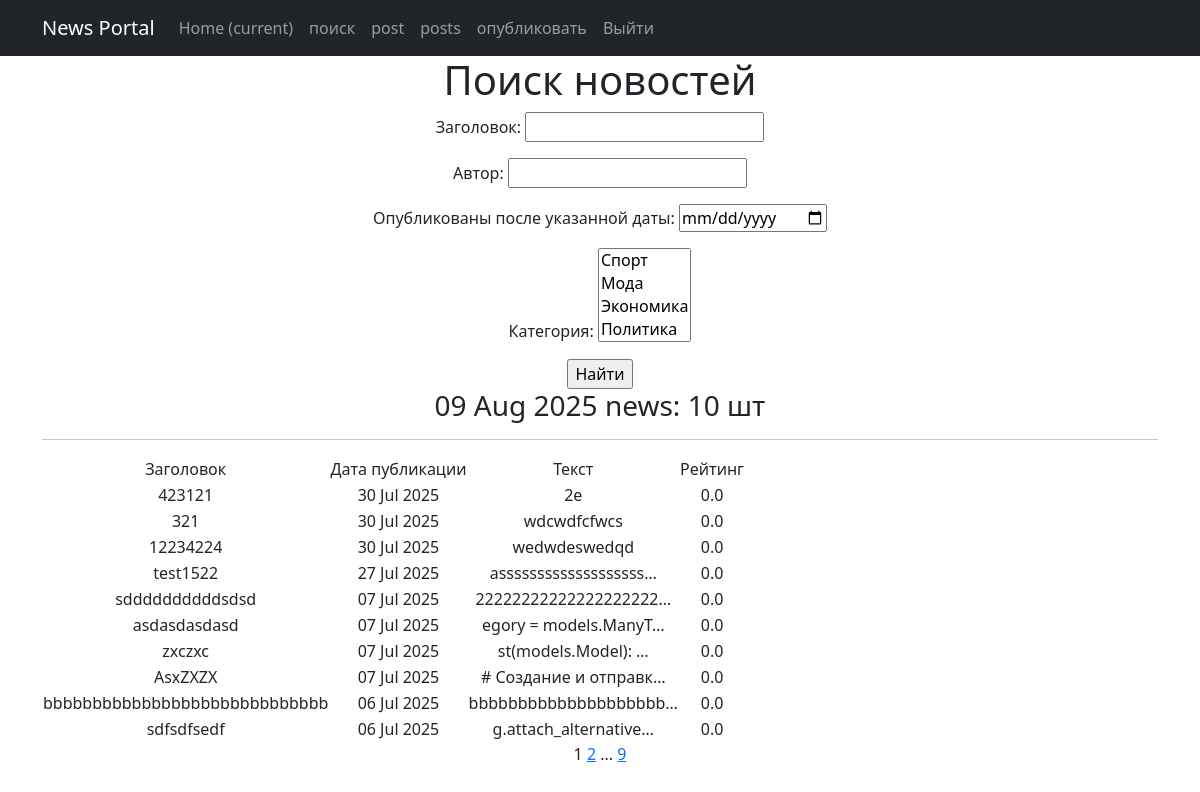
The page /news/search/ (signed in) on the database as committed earlier.
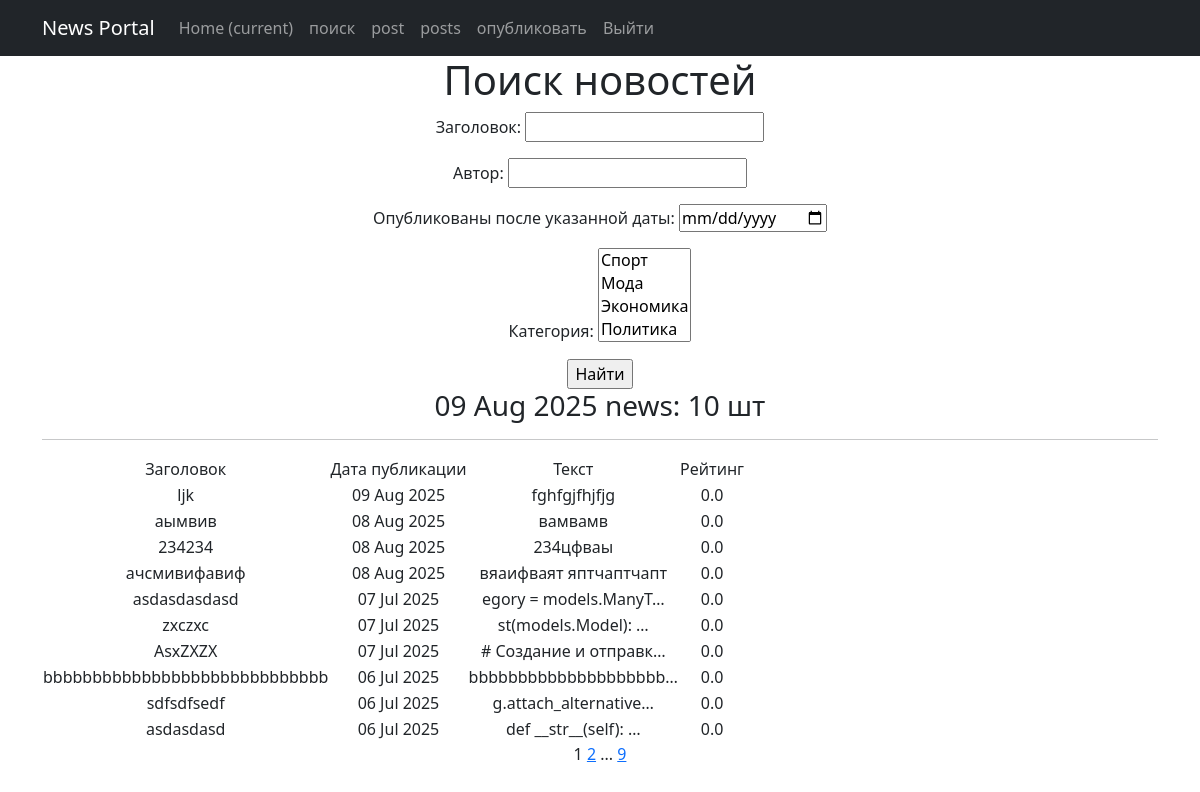
The same page on the database as committed later.
### news/models.py (models this page shows, shortened)
class Post(models.Model):
    author = models.ForeignKey(Author, on_delete=models.CASCADE)
    article = models.BooleanField(default=False)
    time_in = models.DateTimeField(auto_now_add=True)
    category = models.ManyToManyField(Category, through='PostCategory')
    heading = models.CharField(max_length=255, unique=True)
    text = models.TextField()
    rating_post = models.FloatField(default=0.0)

### news/views.py (the view)
# urls.py: path('news/search/', PostSearch.as_view(), name = 'post_search'),
class PostSearch(LoginRequiredMixin, ListView):
    model = Post
    ordering = '-time_in'
    template_name = 'news_search.html'
    context_object_name = 'posts'
    paginate_by = 10
    def get_context_data(self, **kwargs):
        context = super().get_context_data(**kwargs)
        context['time_now'] = datetime.utcnow()
        context['next_sale'] = None
        context['filterset'] = self.filterset
        context['is_authenticated'] = self.request.user.is_authenticated
        return context
    def get_queryset(self):
        queryset = super().get_queryset()
        self.filterset = PostFilter(self.request.GET, queryset)
        return self.filterset.qs

### news/models.py (called while the page is built)
    def __str__(self):
        return self.name.title()

### news/templatetags/custom_filters.py (called while the page is built)
@register.filter()
def censor(value):
   if not  isinstance(value, str):
      raise FilterException("Фильтр применяется только к строке")
   for word in OBSCENE_WORDS:
       word_low = word.title()
       value = value.replace(word,word[0]+ '*' * (len(word) - 1))
       value = value.replace(word_low, word_low[0] + '*' * (len(word) - 1))
   return value

### news/templatetags/custom_tags.py (called while the page is built)
@register.simple_tag()
def current_time(format_string='%b %d %Y'):
   return datetime.utcnow().strftime(format_string)

@register.simple_tag(takes_context=True)
def url_replace(context, **kwargs):
   d = context['request'].GET.copy()
   for k, v in kwargs.items():
       d[k] = v
   return d.urlencode()

### templates/news_search.html (shortened to what this page needs)
{% extends 'flatpages/default.html' %}
{% load custom_filters %}
{% load custom_tags %}
{% block content %}
   <h1>Поиск новостей</h1>
  <form action="" method="get">
       {{ filterset.form.as_p }}
      <input type="submit" value="Найти" />
   </form>
   <h3>{% current_time '%d %b  %Y' %}  news: {{posts|length}} шт</h3>
   <hr>
   {% if posts %}
       <table>
           <tr>
               <td>Заголовок</td>
               <td>Дата публикации</td>
               <td>Текст</td>
               <td>Рейтинг</td>
           </tr>
           {% for post in posts %}
           <tr>
               <td>{{ post.heading |censor}}</td>
               <td>{{ post.time_in|date:'d M Y'}}</td>
               <td>{{ post.text|truncatechars:21|censor }}</td>
               <td>{{ post.rating_post }}</td>
           </tr>
           {% endfor %}
       </table>
   {% else %}
       <h2>Новостей нет!</h2>
   {% endif %}
   {{ page_obj.number }}
   {% if page_obj.has_next %}
       <a href="?{% url_replace page=page_obj.next_page_number %}">{{ page_obj.next_page_number }}</a>
       {% if paginator.num_pages != page_obj.next_page_number %}
           ...
           <a href="?{% url_replace page=page_obj.paginator.num_pages %}">{{ page_obj.paginator.num_pages }}</a>
       {% endif %}
   {% endif %}
{% endblock content %}

Rows that differ between the two databases and show on the page:
removed Post: heading|censor "423121", time_in "30 Jul 2025", text|censor "2e", rating_post "0.0"
removed Post: heading|censor "321", time_in "30 Jul 2025", text|censor "wdcwdfcfwcs", rating_post "0.0"
removed Post: heading|censor "12234224", time_in "30 Jul 2025", text|censor "wedwdeswedqd", rating_post "0.0"
removed Post: heading|censor "test1522", time_in "27 Jul 2025", text|censor "asssssssssssssssssss…", rating_post "0.0"
removed Post: heading|censor "sddddddddddsdsd", time_in "07 Jul 2025", text|censor "22222222222222222222…", rating_post "0.0"
added Post: heading|censor "ljk", time_in "09 Aug 2025", text|censor "fghfgjfhjfjg", rating_post "0.0"
added Post: heading|censor "аымвив", time_in "08 Aug 2025", text|censor "вамвамв", rating_post "0.0"
added Post: heading|censor "234234", time_in "08 Aug 2025", text|censor "234цфваы", rating_post "0.0"
added Post: heading|censor "ачсмивифавиф", time_in "08 Aug 2025", text|censor "вяаифваят яптчаптчапт", rating_post "0.0"
now on this page (row unchanged): Post: heading|censor "asdasdasd", time_in "06 Jul 2025", text|censor "def __str__(self): …", rating_post "0.0"
